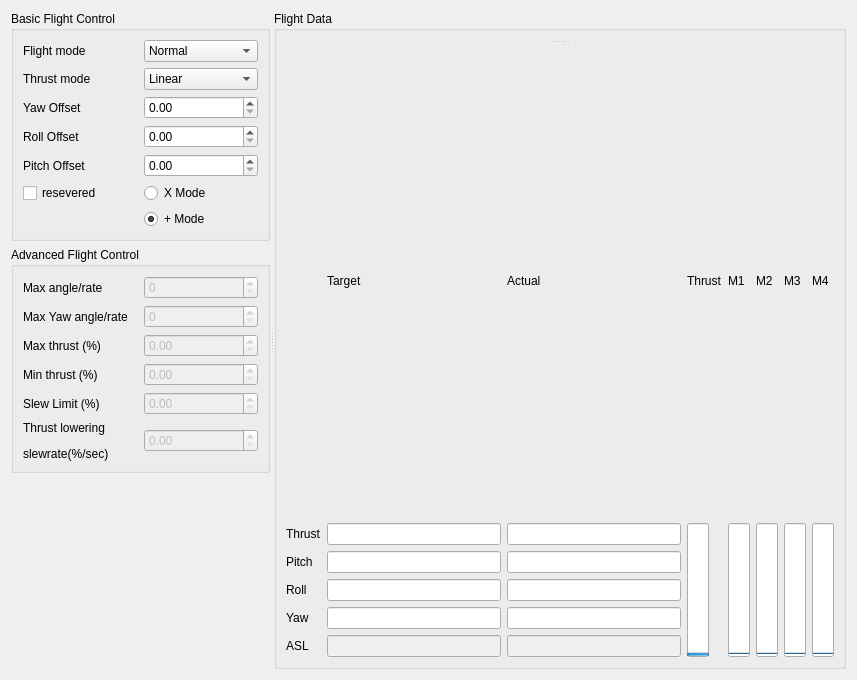
<?xml version="1.0" encoding="UTF-8"?>
<ui version="4.0">
 <class>FlightTab</class>
 <widget class="QWidget" name="FlightTab">
  <property name="geometry">
   <rect>
    <x>0</x>
    <y>0</y>
    <width>857</width>
    <height>680</height>
   </rect>
  </property>
  <property name="windowTitle">
   <string>Form</string>
  </property>
  <layout class="QHBoxLayout" name="horizontalLayout_3">
   <item>
    <widget class="QSplitter" name="splitter_2">
     <property name="orientation">
      <enum>Qt::Horizontal</enum>
     </property>
     <widget class="QWidget" name="verticalLayoutWidget">
      <layout class="QVBoxLayout" name="verticalLayout">
       <item>
        <widget class="QGroupBox" name="groupBox">
         <property name="title">
          <string>Basic Flight Control</string>
         </property>
         <layout class="QHBoxLayout" name="horizontalLayout_4">
          <item>
           <layout class="QGridLayout" name="gridLayout">
            <item row="3" column="0">
             <widget class="QLabel" name="rollTrimLabel">
              <property name="text">
               <string>Roll Offset</string>
              </property>
             </widget>
            </item>
            <item row="4" column="1">
             <widget class="QDoubleSpinBox" name="pitchOffset">
              <property name="maximum">
               <double>180.000000000000000</double>
              </property>
             </widget>
            </item>
            <item row="1" column="1">
             <widget class="QComboBox" name="thrustModeComboBox">
              <item>
               <property name="text">
                <string>Linear</string>
               </property>
              </item>
              <item>
               <property name="text">
                <string>Quadratic</string>
               </property>
              </item>
             </widget>
            </item>
            <item row="6" column="1">
             <widget class="QRadioButton" name="xModeRadioButton">
              <property name="text">
               <string>X Mode</string>
              </property>
             </widget>
            </item>
            <item row="0" column="0">
             <widget class="QLabel" name="flightModeLabel">
              <property name="text">
               <string>Flight mode</string>
              </property>
             </widget>
            </item>
            <item row="0" column="1">
             <widget class="QComboBox" name="flightModeComboBox">
              <item>
               <property name="text">
                <string>Normal</string>
               </property>
              </item>
              <item>
               <property name="text">
                <string>Advanced</string>
               </property>
              </item>
             </widget>
            </item>
            <item row="1" column="0">
             <widget class="QLabel" name="thrustModeLabel">
              <property name="text">
               <string>Thrust mode</string>
              </property>
             </widget>
            </item>
            <item row="2" column="0">
             <widget class="QLabel" name="yawTrimLabel">
              <property name="text">
               <string>Yaw Offset</string>
              </property>
             </widget>
            </item>
            <item row="3" column="1">
             <widget class="QDoubleSpinBox" name="rollOffset">
              <property name="maximum">
               <double>180.000000000000000</double>
              </property>
             </widget>
            </item>
            <item row="2" column="1">
             <widget class="QDoubleSpinBox" name="yawOffset">
              <property name="maximum">
               <double>180.000000000000000</double>
              </property>
             </widget>
            </item>
            <item row="4" column="0">
             <widget class="QLabel" name="pitchTrimLabel">
              <property name="text">
               <string>Pitch Offset</string>
              </property>
             </widget>
            </item>
            <item row="7" column="1">
             <widget class="QRadioButton" name="tenModeRadioButton">
              <property name="text">
               <string>+ Mode</string>
              </property>
              <property name="checked">
               <bool>true</bool>
              </property>
             </widget>
            </item>
            <item row="6" column="0">
             <widget class="QCheckBox" name="reseveredCheckBox">
              <property name="text">
               <string>resevered</string>
              </property>
             </widget>
            </item>
           </layout>
          </item>
         </layout>
        </widget>
       </item>
       <item>
        <widget class="QGroupBox" name="groupBox_2">
         <property name="title">
          <string>Advanced Flight Control</string>
         </property>
         <layout class="QHBoxLayout" name="horizontalLayout_5">
          <item>
           <layout class="QGridLayout" name="gridLayout_2">
            <item row="0" column="0">
             <widget class="QLabel" name="maxAngleLabel">
              <property name="text">
               <string>Max angle/rate</string>
              </property>
             </widget>
            </item>
            <item row="4" column="0">
             <widget class="QLabel" name="slewLimitLabel">
              <property name="text">
               <string>Slew Limit (%)</string>
              </property>
             </widget>
            </item>
            <item row="1" column="0">
             <widget class="QLabel" name="maxYawAngleLabel">
              <property name="text">
               <string>Max Yaw angle/rate</string>
              </property>
             </widget>
            </item>
            <item row="5" column="0">
             <widget class="QLabel" name="thrustLoweringSlewRateLabel">
              <property name="text">
               <string>&lt;p style = &quot;line-height:1.0&quot;&gt;&lt;html&gt;&lt;head/&gt;&lt;body&gt;&lt;p&gt;Thrust lowering &lt;/p&gt;&lt;p&gt;slewrate(%/sec)&lt;/p&gt;&lt;/body&gt;&lt;/html&gt;</string>
              </property>
             </widget>
            </item>
            <item row="3" column="0">
             <widget class="QLabel" name="minThrustLabel">
              <property name="text">
               <string>Min thrust (%)</string>
              </property>
             </widget>
            </item>
            <item row="2" column="0">
             <widget class="QLabel" name="maxThrustLabel">
              <property name="text">
               <string>Max thrust (%)</string>
              </property>
             </widget>
            </item>
            <item row="0" column="1">
             <widget class="QSpinBox" name="maxAngle">
              <property name="enabled">
               <bool>false</bool>
              </property>
              <property name="maximum">
               <number>100</number>
              </property>
             </widget>
            </item>
            <item row="1" column="1">
             <widget class="QSpinBox" name="maxYawAngle">
              <property name="enabled">
               <bool>false</bool>
              </property>
              <property name="maximum">
               <number>100</number>
              </property>
              <property name="singleStep">
               <number>10</number>
              </property>
             </widget>
            </item>
            <item row="2" column="1">
             <widget class="QDoubleSpinBox" name="maxThrust">
              <property name="enabled">
               <bool>false</bool>
              </property>
              <property name="maximum">
               <double>100.000000000000000</double>
              </property>
             </widget>
            </item>
            <item row="3" column="1">
             <widget class="QDoubleSpinBox" name="minThrust">
              <property name="enabled">
               <bool>false</bool>
              </property>
              <property name="maximum">
               <double>100.000000000000000</double>
              </property>
             </widget>
            </item>
            <item row="4" column="1">
             <widget class="QDoubleSpinBox" name="slewLimit">
              <property name="enabled">
               <bool>false</bool>
              </property>
              <property name="maximum">
               <double>100.000000000000000</double>
              </property>
             </widget>
            </item>
            <item row="5" column="1">
             <widget class="QDoubleSpinBox" name="thrustLoweringSlewRate">
              <property name="enabled">
               <bool>false</bool>
              </property>
              <property name="maximum">
               <double>100.000000000000000</double>
              </property>
             </widget>
            </item>
           </layout>
          </item>
         </layout>
        </widget>
       </item>
       <item>
        <spacer name="verticalSpacer">
         <property name="orientation">
          <enum>Qt::Vertical</enum>
         </property>
         <property name="sizeHint" stdset="0">
          <size>
           <width>20</width>
           <height>40</height>
          </size>
         </property>
        </spacer>
       </item>
      </layout>
     </widget>
     <widget class="QWidget" name="horizontalLayoutWidget">
      <layout class="QHBoxLayout" name="horizontalLayout_2">
       <item>
        <widget class="QGroupBox" name="groupBox_3">
         <property name="title">
          <string>Flight Data</string>
         </property>
         <layout class="QGridLayout" name="gridLayout_4">
          <item row="0" column="0">
           <widget class="QSplitter" name="splitter">
            <property name="orientation">
             <enum>Qt::Vertical</enum>
            </property>
            <widget class="QWidget" name="verticalLayoutWidget_2">
             <layout class="QVBoxLayout" name="verticalLayout_3"/>
            </widget>
            <widget class="QWidget" name="gridLayoutWidget_3">
             <layout class="QGridLayout" name="gridLayout_3">
              <item row="1" column="4">
               <widget class="QLabel" name="m1Label">
                <property name="text">
                 <string>M1</string>
                </property>
               </widget>
              </item>
              <item row="3" column="0">
               <widget class="QLabel" name="pitchLabel">
                <property name="text">
                 <string>Pitch</string>
                </property>
               </widget>
              </item>
              <item row="5" column="1">
               <widget class="QLineEdit" name="targetYaw">
                <property name="readOnly">
                 <bool>true</bool>
                </property>
               </widget>
              </item>
              <item row="4" column="1">
               <widget class="QLineEdit" name="targetRoll">
                <property name="readOnly">
                 <bool>true</bool>
                </property>
               </widget>
              </item>
              <item row="4" column="0">
               <widget class="QLabel" name="rollLabel">
                <property name="text">
                 <string>Roll</string>
                </property>
               </widget>
              </item>
              <item row="5" column="0">
               <widget class="QLabel" name="yawLabel">
                <property name="text">
                 <string>Yaw</string>
                </property>
               </widget>
              </item>
              <item row="2" column="0">
               <widget class="QLabel" name="thrustLabel_2">
                <property name="text">
                 <string>Thrust</string>
                </property>
               </widget>
              </item>
              <item row="6" column="0">
               <widget class="QLabel" name="aslLabel">
                <property name="text">
                 <string>ASL</string>
                </property>
               </widget>
              </item>
              <item row="1" column="1">
               <widget class="QLabel" name="targetLabel">
                <property name="text">
                 <string>Target</string>
                </property>
               </widget>
              </item>
              <item row="1" column="2">
               <widget class="QLabel" name="actualLabel">
                <property name="text">
                 <string>Actual</string>
                </property>
               </widget>
              </item>
              <item row="2" column="1">
               <widget class="QLineEdit" name="targetTrust">
                <property name="readOnly">
                 <bool>true</bool>
                </property>
               </widget>
              </item>
              <item row="2" column="2">
               <widget class="QLineEdit" name="actualThrust">
                <property name="readOnly">
                 <bool>true</bool>
                </property>
               </widget>
              </item>
              <item row="3" column="1">
               <widget class="QLineEdit" name="targetPitch">
                <property name="readOnly">
                 <bool>true</bool>
                </property>
               </widget>
              </item>
              <item row="6" column="1">
               <widget class="QLineEdit" name="targetASL">
                <property name="enabled">
                 <bool>false</bool>
                </property>
                <property name="readOnly">
                 <bool>true</bool>
                </property>
               </widget>
              </item>
              <item row="3" column="2">
               <widget class="QLineEdit" name="actualPitch">
                <property name="readOnly">
                 <bool>true</bool>
                </property>
               </widget>
              </item>
              <item row="4" column="2">
               <widget class="QLineEdit" name="actualRoll">
                <property name="readOnly">
                 <bool>true</bool>
                </property>
               </widget>
              </item>
              <item row="5" column="2">
               <widget class="QLineEdit" name="actualYaw">
                <property name="readOnly">
                 <bool>true</bool>
                </property>
               </widget>
              </item>
              <item row="2" column="5" rowspan="5">
               <widget class="QProgressBar" name="m2ProgressBar">
                <property name="maximum">
                 <number>100</number>
                </property>
                <property name="value">
                 <number>0</number>
                </property>
                <property name="textVisible">
                 <bool>false</bool>
                </property>
                <property name="orientation">
                 <enum>Qt::Vertical</enum>
                </property>
               </widget>
              </item>
              <item row="6" column="2">
               <widget class="QLineEdit" name="actualASL">
                <property name="enabled">
                 <bool>false</bool>
                </property>
                <property name="readOnly">
                 <bool>true</bool>
                </property>
               </widget>
              </item>
              <item row="2" column="4" rowspan="5">
               <widget class="QProgressBar" name="m1ProgressBar">
                <property name="maximum">
                 <number>100</number>
                </property>
                <property name="value">
                 <number>0</number>
                </property>
                <property name="orientation">
                 <enum>Qt::Vertical</enum>
                </property>
               </widget>
              </item>
              <item row="1" column="5">
               <widget class="QLabel" name="m2Label">
                <property name="text">
                 <string>M2</string>
                </property>
               </widget>
              </item>
              <item row="2" column="3" rowspan="5">
               <widget class="QProgressBar" name="thrustProgressBar">
                <property name="sizePolicy">
                 <sizepolicy hsizetype="Fixed" vsizetype="Expanding">
                  <horstretch>0</horstretch>
                  <verstretch>0</verstretch>
                 </sizepolicy>
                </property>
                <property name="maximum">
                 <number>65535</number>
                </property>
                <property name="value">
                 <number>24</number>
                </property>
                <property name="textVisible">
                 <bool>false</bool>
                </property>
                <property name="orientation">
                 <enum>Qt::Vertical</enum>
                </property>
               </widget>
              </item>
              <item row="1" column="3">
               <widget class="QLabel" name="thrustLabel_1">
                <property name="text">
                 <string>Thrust</string>
                </property>
               </widget>
              </item>
              <item row="1" column="6">
               <widget class="QLabel" name="m3Label">
                <property name="text">
                 <string>M3</string>
                </property>
               </widget>
              </item>
              <item row="1" column="7">
               <widget class="QLabel" name="m4Label">
                <property name="text">
                 <string>M4</string>
                </property>
               </widget>
              </item>
              <item row="2" column="7" rowspan="5">
               <widget class="QProgressBar" name="m4ProgressBar">
                <property name="maximum">
                 <number>100</number>
                </property>
                <property name="value">
                 <number>0</number>
                </property>
                <property name="textVisible">
                 <bool>false</bool>
                </property>
                <property name="orientation">
                 <enum>Qt::Vertical</enum>
                </property>
               </widget>
              </item>
              <item row="2" column="6" rowspan="5">
               <widget class="QProgressBar" name="m3ProgressBar">
                <property name="maximum">
                 <number>100</number>
                </property>
                <property name="value">
                 <number>0</number>
                </property>
                <property name="textVisible">
                 <bool>false</bool>
                </property>
                <property name="orientation">
                 <enum>Qt::Vertical</enum>
                </property>
               </widget>
              </item>
             </layout>
            </widget>
           </widget>
          </item>
         </layout>
        </widget>
       </item>
      </layout>
     </widget>
    </widget>
   </item>
  </layout>
 </widget>
 <resources/>
 <connections/>
</ui>
